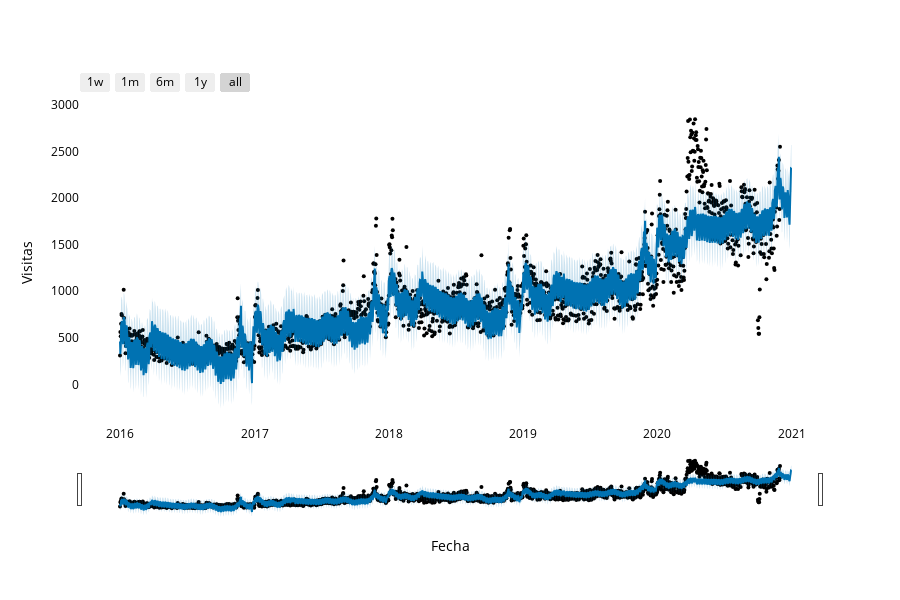

Notebook code cell kept with this figure:
### Code cell
from prophet.plot import plot_plotly, plot_components_plotly
fig = plot_plotly(m, forecast)
fig.update_layout(
    plot_bgcolor='white',   
    paper_bgcolor='white',  
    font=dict(color='black'),xaxis_title='Fecha', yaxis_title='Visitas'
)
fig.show()

### Figure 1 — Plotly figure (JSON) as saved in the notebook; plotly's stock layout.template omitted (floating-point values rounded to 4 significant figures; data arrays with more than 128 entries replaced by an {"elided": "..."} marker saying what was removed)
{"data": [{"marker": {"color": "black", "size": 4}, "mode": "markers", "name": "Actual", "type": "scatter", "x": {"elided": "1796 str values"}, "y": {"elided": "1796 int values"}}, {"hoverinfo": "skip", "line": {"width": 0}, "mode": "lines", "type": "scatter", "x": {"elided": "1827 str values"}, "y": {"elided": "1827 float values"}}, {"fill": "tonexty", "fillcolor": "rgba(0, 114, 178, 0.2)", "line": {"color": "#0072B2", "width": 2}, "mode": "lines", "name": "Predicted", "type": "scatter", "x": {"elided": "1827 str values"}, "y": {"elided": "1827 float values"}}, {"fill": "tonexty", "fillcolor": "rgba(0, 114, 178, 0.2)", "hoverinfo": "skip", "line": {"width": 0}, "mode": "lines", "type": "scatter", "x": {"elided": "1827 str values"}, "y": {"elided": "1827 float values"}}], "layout": {"font": {"color": "black"}, "height": 600, "paper_bgcolor": "white", "plot_bgcolor": "white", "showlegend": false, "width": 900, "xaxis": {"rangeselector": {"buttons": [{"count": 7, "label": "1w", "step": "day", "stepmode": "backward"}, {"count": 1, "label": "1m", "step": "month", "stepmode": "backward"}, {"count": 6, "label": "6m", "step": "month", "stepmode": "backward"}, {"count": 1, "label": "1y", "step": "year", "stepmode": "backward"}, {"step": "all"}]}, "rangeslider": {"visible": true}, "title": {"text": "Fecha"}, "type": "date"}, "yaxis": {"title": {"text": "Visitas"}}}}
